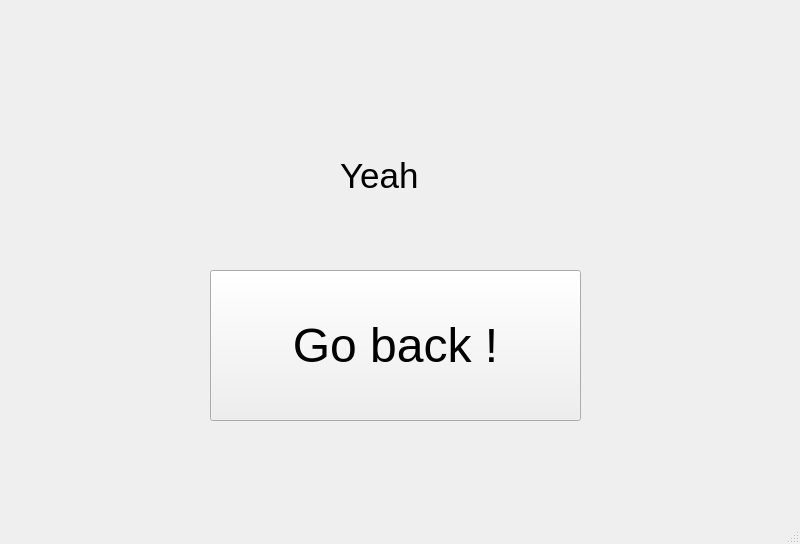
<?xml version="1.0" encoding="UTF-8"?>
<ui version="4.0">
 <class>MainWindow</class>
 <widget class="QMainWindow" name="MainWindow">
  <property name="geometry">
   <rect>
    <x>0</x>
    <y>0</y>
    <width>800</width>
    <height>544</height>
   </rect>
  </property>
  <property name="windowTitle">
   <string>MainWindow</string>
  </property>
  <widget class="QWidget" name="centralwidget">
   <widget class="QLabel" name="label">
    <property name="geometry">
     <rect>
      <x>340</x>
      <y>160</y>
      <width>81</width>
      <height>31</height>
     </rect>
    </property>
    <property name="font">
     <font>
      <pointsize>26</pointsize>
     </font>
    </property>
    <property name="text">
     <string>Yeah</string>
    </property>
   </widget>
   <widget class="QPushButton" name="pushButton">
    <property name="geometry">
     <rect>
      <x>210</x>
      <y>270</y>
      <width>371</width>
      <height>151</height>
     </rect>
    </property>
    <property name="font">
     <font>
      <pointsize>36</pointsize>
     </font>
    </property>
    <property name="text">
     <string>Go back !</string>
    </property>
   </widget>
  </widget>
  <widget class="QMenuBar" name="menubar">
   <property name="geometry">
    <rect>
     <x>0</x>
     <y>0</y>
     <width>800</width>
     <height>20</height>
    </rect>
   </property>
  </widget>
  <widget class="QStatusBar" name="statusbar"/>
 </widget>
 <resources/>
 <connections/>
</ui>
